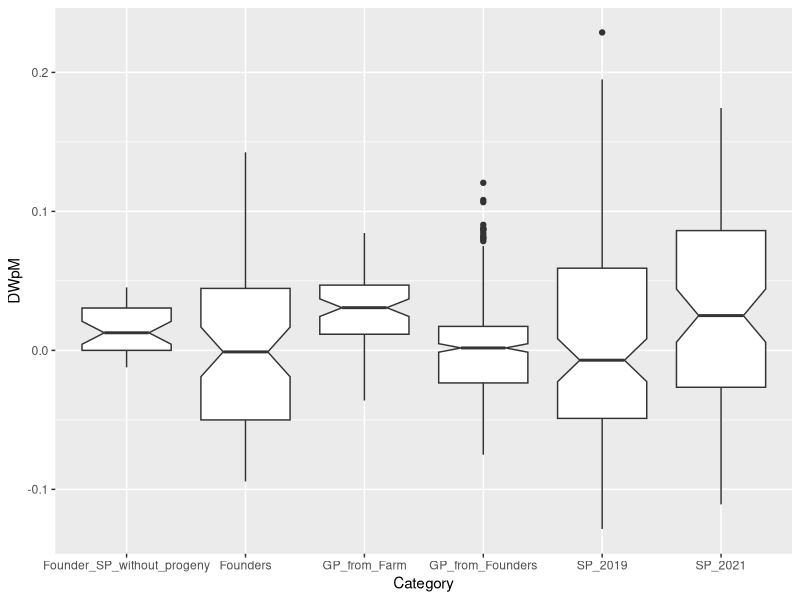
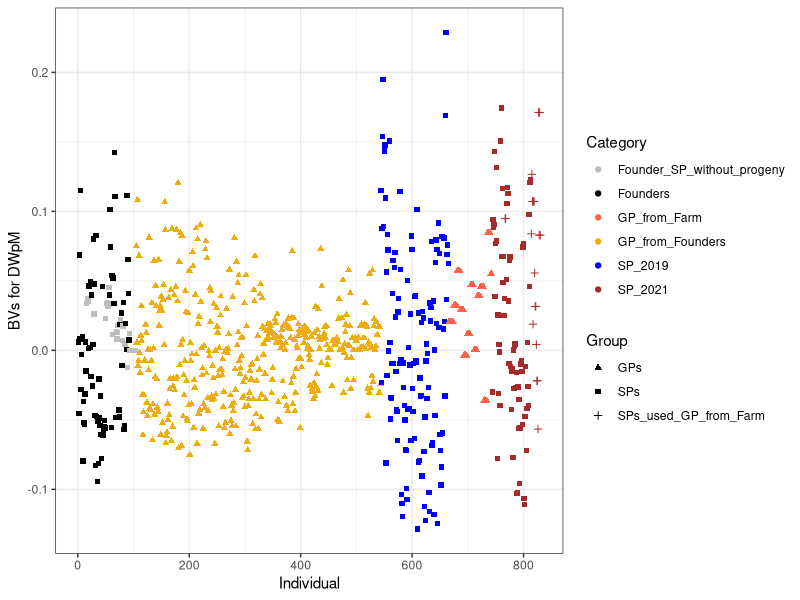

Reproduce these figures in R, in order.
setwd("~/Documents/GitRepo/SugarKelpBreedingMao/SugarKelpBreeding/TraitAnalyses201003/GS_ms")
allBLUPs0 <- read.csv("./data_in_GS_ms/AllBLUPs_SP_GP_Supp Fig 3_inputdata.csv", header=T)

datafdr <- "./output_in_GS_ms/"
#### Supp Fig 3 BV plots vs different category
data<-as.data.frame(allBLUPs0)  # This is the AllBLUPs excel file attached
data$Trait<-data$DWpM

yr<-"Yr1920_AddYr21BV"
diphap<-"MixedPloidy"
traitname<-"DWpM"
library(ggplot2)
pdf(paste0(datafdr,"Supp Fig 2",traitname,"vs Individual",yr,"_PhotoScore23_with_",diphap,"_Supp_Fig_2_062022.pdf"))

ggplot(data=data,mapping=aes(x=1:nrow(data),y=Trait,color=Category,shape=Group))+
  geom_point()+
  scale_color_manual(name="Category",
                     values=c("Founders"="black",
                              "Founder_SP_without_progeny"="grey",
                              "GP_from_Founders"="darkgoldenrod2",
                              "SP_2019"="blue1",

                              "SP_2020"="purple",

                              "SP_2021"="brown",

                              "GP_from_Farm"="tomato1"))+
  scale_shape_manual(values=c("SPs"=15,"SPs_used_GP_from_Farm"=3,"GPs"=17))+
  labs(x="Individual",y=paste0("BVs for ",traitname))+
  theme_bw()
dev.off()

p <- ggplot(allBLUPs0, aes(x=Category, y=DWpM)) +
  geom_boxplot(notch=T)
p
